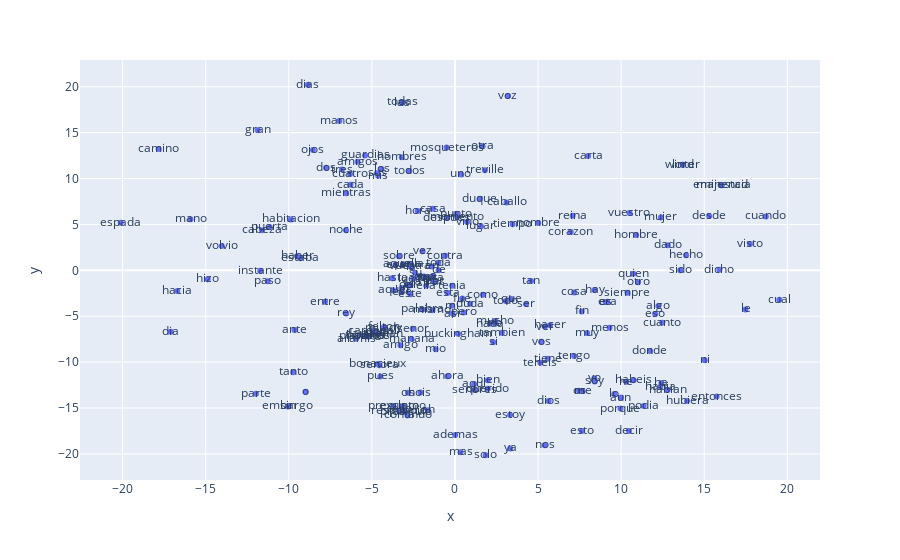

Notebook source saved alongside this figure:
### Code cell
# Graficar los embedddings en 2D
import plotly.graph_objects as go
import plotly.express as px

vecs, labels = reduce_dimensions(w2v_model)

MAX_WORDS=200
fig = px.scatter(x=vecs[:MAX_WORDS,0], y=vecs[:MAX_WORDS,1], text=labels[:MAX_WORDS])
fig.show() # esto para plotly en colab

### Figure 1 — Plotly figure (JSON) as saved in the notebook; plotly's stock layout.template omitted (floating-point values rounded to 4 significant figures; data arrays with more than 128 entries replaced by an {"elided": "..."} marker saying what was removed)
{"data": [{"hovertemplate": "x=%{x}<br>y=%{y}<br>text=%{text}<extra></extra>", "legendgroup": "", "marker": {"color": "#636efa", "symbol": "circle"}, "mode": "markers+text", "name": "", "orientation": "v", "showlegend": false, "text": {"elided": "200 str values"}, "type": "scatter", "x": {"elided": "200 float values"}, "xaxis": "x", "y": {"elided": "200 float values"}, "yaxis": "y"}], "layout": {"legend": {"tracegroupgap": 0}, "margin": {"t": 60}, "xaxis": {"anchor": "y", "domain": [0, 1], "title": {"text": "x"}}, "yaxis": {"anchor": "x", "domain": [0, 1], "title": {"text": "y"}}}}
